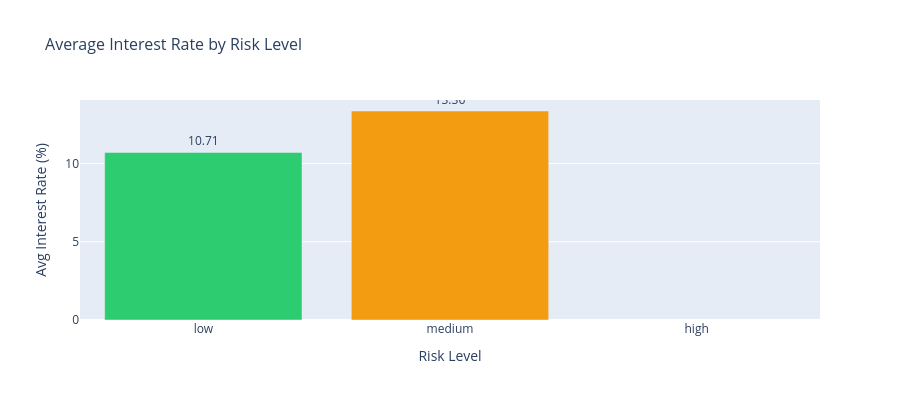

Write notebook code for a chart like this one.
### Markdown cell above
## 2.10 Interest Rate KPI by Risk Level

### Code cell
rate_summary = (df[df['interest_rate_pct'] > 0]
                .groupby('risk_level')['interest_rate_pct']
                .mean().round(2)
                .reindex(['low', 'medium', 'high'])
                .reset_index())
rate_summary.columns = ['Risk Level', 'Avg Interest Rate (%)']

fig = px.bar(rate_summary, x='Risk Level', y='Avg Interest Rate (%)',
             color='Risk Level', color_discrete_map=RISK_COLORS,
             text='Avg Interest Rate (%)',
             title='Average Interest Rate by Risk Level',
             height=400)
fig.update_traces(textposition='outside')
fig.update_layout(title_font_size=16, showlegend=False)
fig.write_html('outputs/interest_rate_by_risk.html')
fig.show()
print(rate_summary.to_string(index=False))
print('\n✅ All EDA visualizations saved in outputs/')

### Figure 1 — Plotly figure (JSON) as saved in the notebook; plotly's stock layout.template omitted (floating-point values rounded to 4 significant figures)
{"data": [{"hovertemplate": "Risk Level=%{x}<br>Avg Interest Rate (%)=%{text}<extra></extra>", "legendgroup": "low", "marker": {"color": "#2ecc71", "pattern": {"shape": ""}}, "name": "low", "orientation": "v", "showlegend": true, "text": [10.71], "textposition": "outside", "type": "bar", "x": ["low"], "xaxis": "x", "y": [10.71], "yaxis": "y"}, {"hovertemplate": "Risk Level=%{x}<br>Avg Interest Rate (%)=%{text}<extra></extra>", "legendgroup": "medium", "marker": {"color": "#f39c12", "pattern": {"shape": ""}}, "name": "medium", "orientation": "v", "showlegend": true, "text": [13.36], "textposition": "outside", "type": "bar", "x": ["medium"], "xaxis": "x", "y": [13.36], "yaxis": "y"}, {"hovertemplate": "Risk Level=%{x}<br>Avg Interest Rate (%)=%{text}<extra></extra>", "legendgroup": "high", "marker": {"color": "#e74c3c", "pattern": {"shape": ""}}, "name": "high", "orientation": "v", "showlegend": true, "text": [NaN], "textposition": "outside", "type": "bar", "x": ["high"], "xaxis": "x", "y": [NaN], "yaxis": "y"}], "layout": {"barmode": "relative", "height": 400, "legend": {"title": {"text": "Risk Level"}, "tracegroupgap": 0}, "showlegend": false, "title": {"font": {"size": 16}, "text": "Average Interest Rate by Risk Level"}, "xaxis": {"anchor": "y", "categoryarray": ["low", "medium", "high"], "categoryorder": "array", "domain": [0, 1], "title": {"text": "Risk Level"}}, "yaxis": {"anchor": "x", "domain": [0, 1], "title": {"text": "Avg Interest Rate (%)"}}}}
